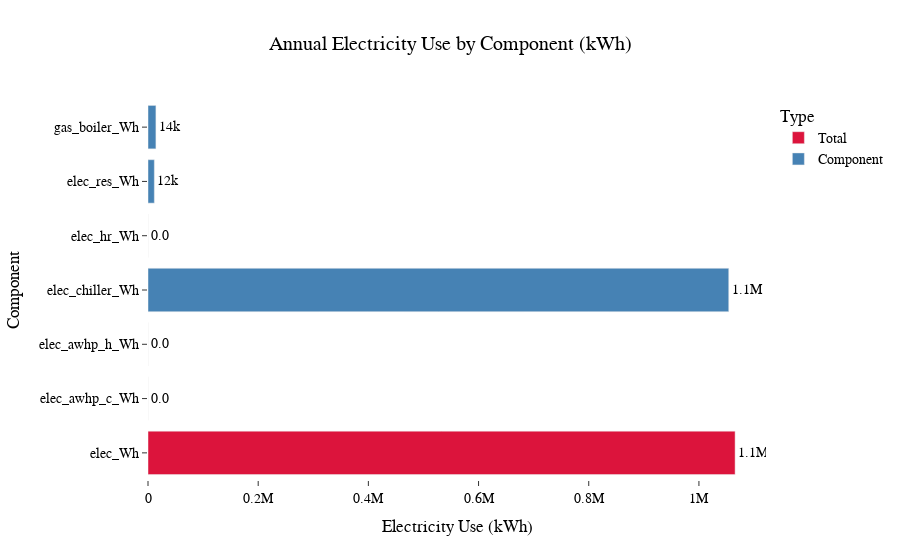

The code cell stored with this chart in its notebook:
### Code cell
#! Update for mutliple scenarios and years

from src.visuals import plot_energy_breakdown

df = source_energy.copy()

equipment_scenarios = ["eq_scenario_1", "eq_scenario_2"]
emission_scenarios = ["em_scenario_a"]

plot_energy_breakdown(df, equipment_scenarios, emission_scenarios)

### Figure 1 — Plotly figure (JSON) as saved in the notebook; plotly's stock layout.template omitted (floating-point values rounded to 4 significant figures)
{"data": [{"hovertemplate": "Type=Total<br>Electricity Use (kWh)=%{text}<br>Component=%{y}<extra></extra>", "legendgroup": "Total", "marker": {"color": "crimson", "pattern": {"shape": ""}}, "name": "Total", "orientation": "h", "showlegend": true, "text": [1066000.0], "textposition": "outside", "texttemplate": "%{text:.2s}", "type": "bar", "x": [1066000.0], "xaxis": "x", "y": ["elec_Wh"], "yaxis": "y"}, {"hovertemplate": "Type=Component<br>Electricity Use (kWh)=%{text}<br>Component=%{y}<extra></extra>", "legendgroup": "Component", "marker": {"color": "steelblue", "pattern": {"shape": ""}}, "name": "Component", "orientation": "h", "showlegend": true, "text": [1054000.0, 14380.0, 11510.0, 0.0, 0.0, 0.0], "textposition": "outside", "texttemplate": "%{text:.2s}", "type": "bar", "x": [1054000.0, 14380.0, 11510.0, 0.0, 0.0, 0.0], "xaxis": "x", "y": ["elec_chiller_Wh", "gas_boiler_Wh", "elec_res_Wh", "elec_hr_Wh", "elec_awhp_h_Wh", "elec_awhp_c_Wh"], "yaxis": "y"}], "layout": {"barmode": "relative", "legend": {"title": {"text": "Type"}, "tracegroupgap": 0}, "title": {"text": "Annual Electricity Use by Component (kWh)"}, "xaxis": {"anchor": "y", "domain": [0, 1], "title": {"text": "Electricity Use (kWh)"}}, "yaxis": {"anchor": "x", "categoryorder": "category ascending", "domain": [0, 1], "title": {"text": "Component"}}}}
